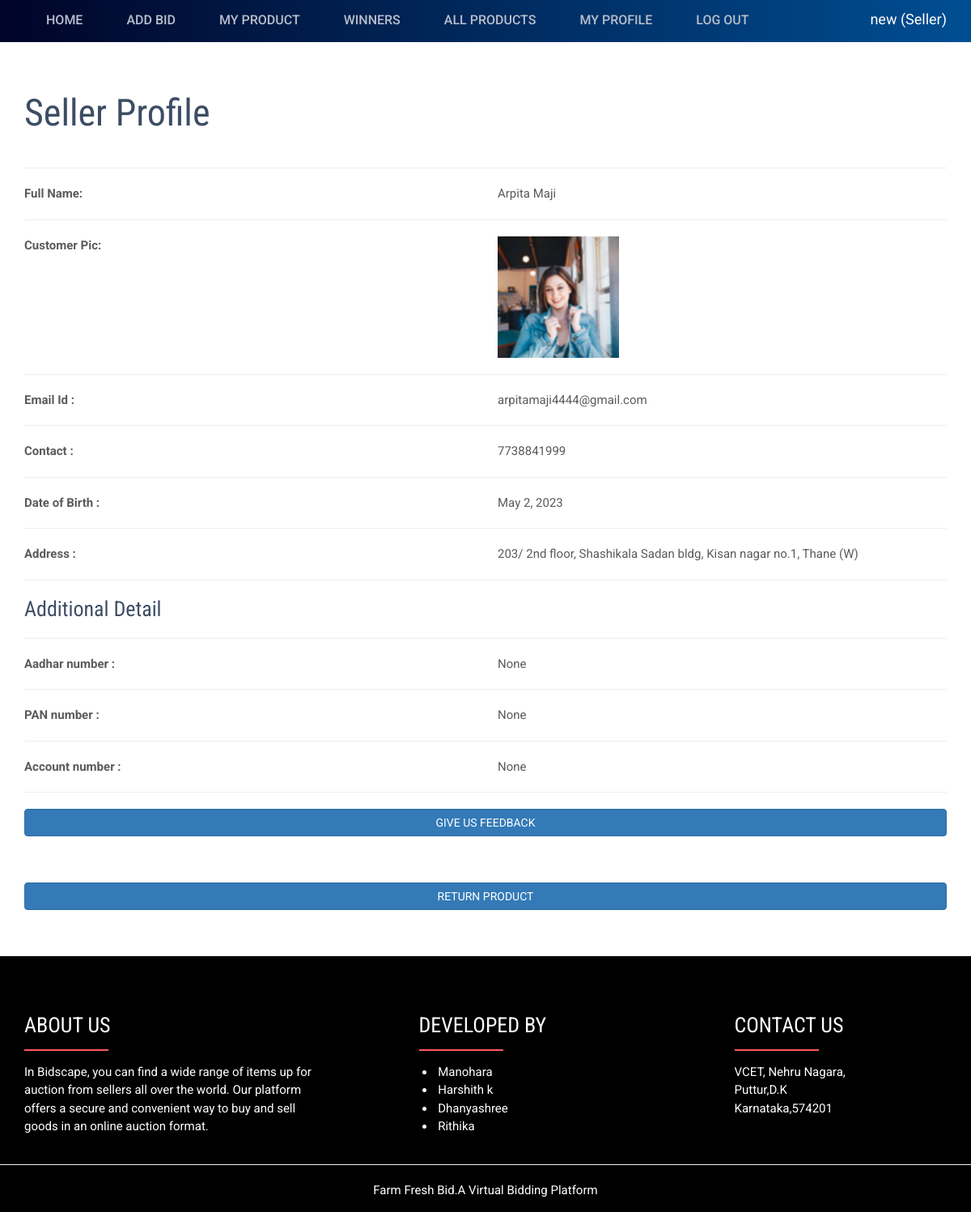
Page /profile/16 (signed in) on the committed database.
### bid_app/models.py (models this page shows, shortened)
class AuctionUser (models.Model):
    user = models.ForeignKey(User, on_delete=models.CASCADE, null=True, blank=True)
    dob = models.DateField(null=True, blank=True)
    address = models.CharField(max_length=100, null=True, blank=True)
    contact = models.CharField(max_length=10, null=True, blank=True)
    image = models.ImageField(upload_to='profile_images/', null=True, blank=True)
    user_type = models.CharField(max_length=100, null=True, blank=True)
    status = models.CharField(max_length=100, null=True, blank=True, default="pending")
    membership = models.ForeignKey('Member_fee', on_delete=models.CASCADE, null=True, blank=True)  # Ensure Member_fee is defined
    created = models.DateTimeField(auto_now_add=True)
    adhar_card = models.FileField(null=True, blank=True)
    pan_card = models.FileField(null=True, blank=True)
    bank_statement = models.FileField(null=True, blank=True)
    adhar_number = models.CharField(max_length=100, null=True, blank=True)
    pan_number = models.CharField(max_length=100, null=True, blank=True)
    account_number = models.CharField(max_length=100, null=True, blank=True)
    email_verification = models.BooleanField(null=True, blank=True)
    otp = models.CharField(max_length=100, null=True, blank=True)

### bid_app/views.py (the view)
# urls.py: path('profile/<int:pid>', profile, name="profile"),
def profile(request, pid):
    if not request.user.is_authenticated:
        return redirect('login')
    user = User.objects.get(id=pid)
    auction_user = AuctionUser .objects.get(user=user)
    image_url = auction_user.image.url if auction_user.image else None
    return render(request, 'profile.html', {
        'pro': auction_user,
        'user': user,
        'image_url': image_url  # Pass the image URL to the template
    })

### bid_app/templates/profile.html (shortened to what this page needs)
{% extends 'index.html' %}
{% load static %}
{% block body %}
<div id="inner_banner" class="inner_banner_section" style="margin-top:5%">
  <div class="container">
    <div class="row">
      <div class="col-md-12">
        <div class="full">
          <div class="title-holder">
            <div class="title-holder-cell text-left">
              <h1 class="page-title">{% if request.user.id == pro.user.id %}User  Profile{% else %}Seller Profile{% endif %}</h1>
            </div>
          </div>
        </div>
      </div>
    </div>
  </div>
</div>
<div class="container">
    <hr>
    <div class="row">
        <div class="col-md-6">
            <strong>Full Name:</strong>
        </div>
        <div class="col-md-6">
            {{ pro.user.first_name }} {{ pro.user.last_name }}
        </div>
    </div>
    <hr>
    <div class="row">
        <div class="col-md-6">
            <strong>Customer Pic:</strong>
        </div>
        <div class="col-md-6">
            {% if pro.image %}
                <img src="{{ pro.image.url }}" style="width:150px;height:150px">
            {% else %}
                <p>No image uploaded.</p>
            {% endif %}
        </div>
    </div>
    <hr>
    <div class="row">
        <div class="col-md-6">
            <strong>Email Id :</strong>
        </div>
        <div class="col-md-6">
            {{ pro.user.email }}
        </div>
    </div>
    <hr>
    <div class="row">
        <div class="col-md-6">
            <strong>Contact :</strong>
        </div>
        <div class="col-md-6">
            {{ pro.contact }}
        </div>
    </div>
    <hr>
    <div class="row">
        <div class="col-md-6">
            <strong>Date of Birth :</strong>
        </div>
        <div class="col-md-6">
            {{ pro.dob }}
        </div>
    </div>
    <hr>
    <div class="row">
        <div class="col-md-6">
            <strong>Address :</strong>
        </div>
        <div class="col-md-6">
            {{ pro.address }}
        </div>
    </div>
    <hr>
    <h5>Additional Detail</h5>
    <hr>
    <div class="row">
        <div class="col-md-6">
            <strong>Aadhar number :</strong>
        </div>
        <div class="col-md-6">
            {{ pro.adhar_number }}
        </div>
    </div>
    <hr>
    <div class="row">
        <div class="col-md-6">
            <strong>PAN number :</strong>
        </div>
        <div class="col-md-6">
            {{ pro.pan_number }}
        </div>
    </div>
    <hr>
    <div class="row">
        <div class="col-md-6">
            <strong>Account number :</strong>
        </div>
        <div class="col-md-6">
            {{ pro.account_number }}
        </div>
    </div>
    <hr>
    <a href="https://form.jotform.com/231231759167458">
        <button class="btn btn-primary" style="width:100%;margin-bottom:5%">Give us Feedback</button>
    </a>
    <a href="https://forms.gle/ySYbTREhP1N1Kbvr9">
        <button class="btn btn-primary" style="width:100%;margin-bottom:5%">Return Product</button>
    </a>
</div>
{% endblock %}

### bid_app/templates/index.html (shortened to what this page needs)
<!DOCTYPE html>
{% load static %}
<html class="no-js">
<head id="Head1">
<link rel="stylesheet" href="{% static 'assets/plugins/bootstrap/css/bootstrap.min.css' %}" />
<link rel="stylesheet" href="{% static 'assets/plugins/font-awesome/css/font-awesome.min.css' %}" />
<link rel="stylesheet" href="{% static 'css/style.css' %}" />
<link rel="stylesheet" href="{% static 'css/vendor/venobox.css' %}" />
<link rel="stylesheet" href="{% static 'css/rain.style.css' %}" />
<link rel="stylesheet" href="{% static 'css/responsive.css' %}" />
    </head>
</head>
<body class="home">
                <div class="navigation-row">
                    <nav id="mainmenu">
                        <div class="wrap">
                            <ul>
                                {% if request.user.is_authenticated and request.user.auctionuser_set.all.0.user_type == "Seller" %}
                                <li><a href="/" title="Auction-Home">Home</a></li>
                                    <li><a href="/add_product" title="Add Bid">Add Bid</a></li>
                                    <li><a href="/view_product" title="View Bid">My Product</a></li>
                                    <li><a href="/meetwinners/" title="Meet Winners">Winners</a></li>
                                    <li><a href="/all_product/" title="Hot Products">All Products</a></li>
                                    <li><a href="/profile/{{request.user.id}}" title="My Profile">My Profile</a></li>
                                    <li><a href="/logout" title="Logout">Log out</a></li>
                                    <div class="user-login">
                                        <p style="color:white">{{request.user.first_name}} ({{request.user.auctionuser_set.all.0.user_type}})</p>
                                    </div>
                                {% else %}
                                    <li><a href="/" title="Auction-Home">Home</a></li>
                                    <li><a href="/about" title="About Us">About Us</a></li>
                                    <li><a href="/loginadmin" title="Login">Admin Login</a></li>
                                    <li><a href="/login" title="Login">Login</a></li>
                                    <li><a href="/signup" title="Signup">Sign up</a></li>
                                {% endif %}
                            </ul>
                        </div>
                    </nav>
                </div>
           {% block body %}
           {% endblock %}
                        <footer id="footer" class="footer-1" style="color: white;background-color: black;">
                            <div class="main-footer widgets-dark typo-light">
                            <div class="container">
                            <div class="row">
                              <div class="col-xs-12 col-sm-6 col-md-4">
                            <div class="widget subscribe no-box ">
                            <h5 class="widget-title about" style="color:white;">ABOUT US</h5>
                            <p>In Bidscape, you can find a wide range of items up for auction from sellers all over the world. Our platform offers a secure and convenient way to buy and sell goods in an online auction format.
                            </p>
                            </div>
                            </div>
                            <div class="col-xs-12 col-sm-6 col-md-1">
            </div>
                            <div class="col-xs-12 col-sm-6 col-md-3">
                            <div class="widget no-box">
                            <h5 class="widget-title about" style="color:white;">DEVELOPED BY</h5>
                            <ul class="thumbnail-widget">
                            <li>
                            <div class="thumb-content">&nbsp;Manohara</div>
                            </li>
                            <li>
                            <div class="thumb-content">&nbsp;Harshith k</div>
                            </li>
                            <li>
                                <div class="thumb-content">&nbsp;Dhanyashree</div>
                            </li>
                            <li>
                                <div class="thumb-content">&nbsp;Rithika</div>
                            </li>
                            </ul>
                            </div>
                            </div>
                            <div class="col-xs-12 col-sm-6 col-md-1">
            </div>
                            <div class="col-xs-12 col-sm-6 col-md-3">
                            <div class="widget no-box">
                            <h5 class="widget-title about" style="color:white;">CONTACT US</h5>
                                        <p>VCET, Nehru Nagara,<br>Puttur,D.K<br>Karnataka,574201</p>
                            </div>
                            </div>
                            </div>
                            </div>
                              <hr style="height:0.5px;color:gray;background-color:gray;">
                            <div class="footer-copyright">
                            <div class="container">
                            <div class="row">
                            <div class="col-md-12 text-center">
                            <p>Farm Fresh Bid.A Virtual Bidding Platform</p>
                            </div>
                            </div>
                            </div>
                            </div>
                            </footer>
</body>
</html>

### bid_app/static/css/responsive.css (style rules this page uses)
@media only screen and (min-width: 768px) { .user-login form, #mainmenu ul, .account-bar > ul { display:block !important; } }
@media only screen and (min-width: 1001px) and (max-width: 1200px) { .wrap { width:auto; padding:0 15px; } }
@media only screen and (min-width: 1001px) and (max-width: 1200px) { img { max-width: 100%; width:auto; height:auto; } }
@media only screen and (min-width: 1001px) and (max-width: 1200px) { .user-login { margin:10px 0 0; } }

### bid_app/templates/index.html (style rules this page uses)
.about:after { content:""; display:block; width: 4em; max-width:70%; border-bottom: 0.1em solid #FF5A5F; margin: 0.5em 0 0.5em 0; }

### rows in the picture
AuctionUser: user.first_name "Arpita", user.last_name "Maji", image (picture), user.email "arpitamaji4444@gmail.com", contact "7738841999", dob "May 2, 2023", address "203/ 2nd floor, Shashikala Sadan bldg, Kisan nagar no.1, Thane (W)", adhar_number "None", pan_number "None", account_number "None"

### other values in the picture
{{ request.user.first_name }} "new"
{{ request.user.auctionuser_set.all.0.user_type }} "Seller"
